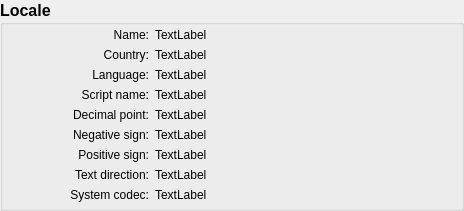
              <widget class="QGroupBox" name="groupBox_3">
               <property name="minimumSize">
                <size>
                 <width>300</width>
                 <height>0</height>
                </size>
               </property>
               <property name="font">
                <font>
                 <pointsize>12</pointsize>
                 <bold>true</bold>
                </font>
               </property>
               <property name="title">
                <string>Locale</string>
               </property>
               <layout class="QVBoxLayout" name="verticalLayout_6">
                <property name="leftMargin">
                 <number>6</number>
                </property>
                <property name="topMargin">
                 <number>3</number>
                </property>
                <property name="rightMargin">
                 <number>6</number>
                </property>
                <property name="bottomMargin">
                 <number>6</number>
                </property>
                <item>
                 <layout class="QGridLayout" name="gridLayout_4">
                  <item row="1" column="0">
                   <widget class="QLabel" name="sysLocaleCountry_label">
                    <property name="minimumSize">
                     <size>
                      <width>140</width>
                      <height>0</height>
                     </size>
                    </property>
                    <property name="font">
                     <font>
                      <pointsize>9</pointsize>
                      <bold>false</bold>
                     </font>
                    </property>
                    <property name="text">
                     <string>Country:</string>
                    </property>
                    <property name="alignment">
                     <set>Qt::AlignRight|Qt::AlignTrailing|Qt::AlignVCenter</set>
                    </property>
                   </widget>
                  </item>
                  <item row="2" column="1">
                   <widget class="QLabel" name="sysLocalLang_value">
                    <property name="sizePolicy">
                     <sizepolicy hsizetype="Expanding" vsizetype="Preferred">
                      <horstretch>0</horstretch>
                      <verstretch>0</verstretch>
                     </sizepolicy>
                    </property>
                    <property name="minimumSize">
                     <size>
                      <width>300</width>
                      <height>0</height>
                     </size>
                    </property>
                    <property name="font">
                     <font>
                      <pointsize>9</pointsize>
                      <bold>false</bold>
                     </font>
                    </property>
                    <property name="text">
                     <string notr="true">TextLabel</string>
                    </property>
                   </widget>
                  </item>
                  <item row="5" column="1">
                   <widget class="QLabel" name="sysLocalNegative_value">
                    <property name="sizePolicy">
                     <sizepolicy hsizetype="Expanding" vsizetype="Preferred">
                      <horstretch>0</horstretch>
                      <verstretch>0</verstretch>
                     </sizepolicy>
                    </property>
                    <property name="minimumSize">
                     <size>
                      <width>300</width>
                      <height>0</height>
                     </size>
                    </property>
                    <property name="font">
                     <font>
                      <pointsize>9</pointsize>
                      <bold>false</bold>
                     </font>
                    </property>
                    <property name="text">
                     <string notr="true">TextLabel</string>
                    </property>
                   </widget>
                  </item>
                  <item row="0" column="1">
                   <widget class="QLabel" name="sysLocale_value">
                    <property name="sizePolicy">
                     <sizepolicy hsizetype="Expanding" vsizetype="Preferred">
                      <horstretch>0</horstretch>
                      <verstretch>0</verstretch>
                     </sizepolicy>
                    </property>
                    <property name="minimumSize">
                     <size>
                      <width>300</width>
                      <height>0</height>
                     </size>
                    </property>
                    <property name="font">
                     <font>
                      <pointsize>9</pointsize>
                      <bold>false</bold>
                     </font>
                    </property>
                    <property name="text">
                     <string notr="true">TextLabel</string>
                    </property>
                   </widget>
                  </item>
                  <item row="6" column="1">
                   <widget class="QLabel" name="sysLocalPositive_value">
                    <property name="sizePolicy">
                     <sizepolicy hsizetype="Expanding" vsizetype="Preferred">
                      <horstretch>0</horstretch>
                      <verstretch>0</verstretch>
                     </sizepolicy>
                    </property>
                    <property name="minimumSize">
                     <size>
                      <width>300</width>
                      <height>0</height>
                     </size>
                    </property>
                    <property name="font">
                     <font>
                      <pointsize>9</pointsize>
                      <bold>false</bold>
                     </font>
                    </property>
                    <property name="text">
                     <string notr="true">TextLabel</string>
                    </property>
                   </widget>
                  </item>
                  <item row="7" column="1">
                   <widget class="QLabel" name="sysLocalDirection_value">
                    <property name="sizePolicy">
                     <sizepolicy hsizetype="Expanding" vsizetype="Preferred">
                      <horstretch>0</horstretch>
                      <verstretch>0</verstretch>
                     </sizepolicy>
                    </property>
                    <property name="minimumSize">
                     <size>
                      <width>300</width>
                      <height>0</height>
                     </size>
                    </property>
                    <property name="font">
                     <font>
                      <pointsize>9</pointsize>
                      <bold>false</bold>
                     </font>
                    </property>
                    <property name="text">
                     <string notr="true">TextLabel</string>
                    </property>
                   </widget>
                  </item>
                  <item row="4" column="0">
                   <widget class="QLabel" name="sysLocalDecimal_label">
                    <property name="minimumSize">
                     <size>
                      <width>140</width>
                      <height>0</height>
                     </size>
                    </property>
                    <property name="font">
                     <font>
                      <pointsize>9</pointsize>
                      <bold>false</bold>
                     </font>
                    </property>
                    <property name="text">
                     <string>Decimal point:</string>
                    </property>
                    <property name="alignment">
                     <set>Qt::AlignRight|Qt::AlignTrailing|Qt::AlignVCenter</set>
                    </property>
                   </widget>
                  </item>
                  <item row="3" column="0">
                   <widget class="QLabel" name="sysLocalScriptName_label">
                    <property name="minimumSize">
                     <size>
                      <width>140</width>
                      <height>0</height>
                     </size>
                    </property>
                    <property name="font">
                     <font>
                      <pointsize>9</pointsize>
                      <bold>false</bold>
                     </font>
                    </property>
                    <property name="text">
                     <string>Script name:</string>
                    </property>
                    <property name="alignment">
                     <set>Qt::AlignRight|Qt::AlignTrailing|Qt::AlignVCenter</set>
                    </property>
                   </widget>
                  </item>
                  <item row="8" column="0">
                   <widget class="QLabel" name="sysCodec_label">
                    <property name="minimumSize">
                     <size>
                      <width>140</width>
                      <height>0</height>
                     </size>
                    </property>
                    <property name="font">
                     <font>
                      <pointsize>9</pointsize>
                      <bold>false</bold>
                     </font>
                    </property>
                    <property name="text">
                     <string>System codec:</string>
                    </property>
                    <property name="alignment">
                     <set>Qt::AlignRight|Qt::AlignTrailing|Qt::AlignVCenter</set>
                    </property>
                   </widget>
                  </item>
                  <item row="1" column="1">
                   <widget class="QLabel" name="sysLocaleCountry_value">
                    <property name="sizePolicy">
                     <sizepolicy hsizetype="Expanding" vsizetype="Preferred">
                      <horstretch>0</horstretch>
                      <verstretch>0</verstretch>
                     </sizepolicy>
                    </property>
                    <property name="minimumSize">
                     <size>
                      <width>300</width>
                      <height>0</height>
                     </size>
                    </property>
                    <property name="font">
                     <font>
                      <pointsize>9</pointsize>
                      <bold>false</bold>
                     </font>
                    </property>
                    <property name="text">
                     <string notr="true">TextLabel</string>
                    </property>
                   </widget>
                  </item>
                  <item row="2" column="0">
                   <widget class="QLabel" name="sysLocalLang_label">
                    <property name="minimumSize">
                     <size>
                      <width>140</width>
                      <height>0</height>
                     </size>
                    </property>
                    <property name="font">
                     <font>
                      <pointsize>9</pointsize>
                      <bold>false</bold>
                     </font>
                    </property>
                    <property name="text">
                     <string>Language:</string>
                    </property>
                    <property name="alignment">
                     <set>Qt::AlignRight|Qt::AlignTrailing|Qt::AlignVCenter</set>
                    </property>
                   </widget>
                  </item>
                  <item row="7" column="0">
                   <widget class="QLabel" name="sysLocalDirection_label">
                    <property name="minimumSize">
                     <size>
                      <width>140</width>
                      <height>0</height>
                     </size>
                    </property>
                    <property name="font">
                     <font>
                      <pointsize>9</pointsize>
                      <bold>false</bold>
                     </font>
                    </property>
                    <property name="text">
                     <string>Text direction:</string>
                    </property>
                    <property name="alignment">
                     <set>Qt::AlignRight|Qt::AlignTrailing|Qt::AlignVCenter</set>
                    </property>
                   </widget>
                  </item>
                  <item row="0" column="0">
                   <widget class="QLabel" name="sysLocale_label">
                    <property name="minimumSize">
                     <size>
                      <width>140</width>
                      <height>0</height>
                     </size>
                    </property>
                    <property name="font">
                     <font>
                      <pointsize>9</pointsize>
                      <bold>false</bold>
                     </font>
                    </property>
                    <property name="text">
                     <string>Name:</string>
                    </property>
                    <property name="alignment">
                     <set>Qt::AlignRight|Qt::AlignTrailing|Qt::AlignVCenter</set>
                    </property>
                   </widget>
                  </item>
                  <item row="8" column="1">
                   <widget class="QLabel" name="sysCodec_value">
                    <property name="sizePolicy">
                     <sizepolicy hsizetype="Expanding" vsizetype="Preferred">
                      <horstretch>0</horstretch>
                      <verstretch>0</verstretch>
                     </sizepolicy>
                    </property>
                    <property name="minimumSize">
                     <size>
                      <width>300</width>
                      <height>0</height>
                     </size>
                    </property>
                    <property name="font">
                     <font>
                      <pointsize>9</pointsize>
                      <bold>false</bold>
                     </font>
                    </property>
                    <property name="text">
                     <string notr="true">TextLabel</string>
                    </property>
                   </widget>
                  </item>
                  <item row="3" column="1">
                   <widget class="QLabel" name="sysLocalScriptName_vale">
                    <property name="sizePolicy">
                     <sizepolicy hsizetype="Expanding" vsizetype="Preferred">
                      <horstretch>0</horstretch>
                      <verstretch>0</verstretch>
                     </sizepolicy>
                    </property>
                    <property name="minimumSize">
                     <size>
                      <width>300</width>
                      <height>0</height>
                     </size>
                    </property>
                    <property name="font">
                     <font>
                      <pointsize>9</pointsize>
                      <bold>false</bold>
                     </font>
                    </property>
                    <property name="text">
                     <string notr="true">TextLabel</string>
                    </property>
                   </widget>
                  </item>
                  <item row="4" column="1">
                   <widget class="QLabel" name="sysLocalDecimal_value">
                    <property name="sizePolicy">
                     <sizepolicy hsizetype="Expanding" vsizetype="Preferred">
                      <horstretch>0</horstretch>
                      <verstretch>0</verstretch>
                     </sizepolicy>
                    </property>
                    <property name="minimumSize">
                     <size>
                      <width>300</width>
                      <height>0</height>
                     </size>
                    </property>
                    <property name="font">
                     <font>
                      <pointsize>9</pointsize>
                      <bold>false</bold>
                     </font>
                    </property>
                    <property name="text">
                     <string notr="true">TextLabel</string>
                    </property>
                   </widget>
                  </item>
                  <item row="6" column="0">
                   <widget class="QLabel" name="sysLocalPositive_label">
                    <property name="minimumSize">
                     <size>
                      <width>140</width>
                      <height>0</height>
                     </size>
                    </property>
                    <property name="font">
                     <font>
                      <pointsize>9</pointsize>
                      <bold>false</bold>
                     </font>
                    </property>
                    <property name="text">
                     <string>Positive sign:</string>
                    </property>
                    <property name="alignment">
                     <set>Qt::AlignRight|Qt::AlignTrailing|Qt::AlignVCenter</set>
                    </property>
                   </widget>
                  </item>
                  <item row="5" column="0">
                   <widget class="QLabel" name="sysLocalNegative_label">
                    <property name="minimumSize">
                     <size>
                      <width>140</width>
                      <height>0</height>
                     </size>
                    </property>
                    <property name="font">
                     <font>
                      <pointsize>9</pointsize>
                      <bold>false</bold>
                     </font>
                    </property>
                    <property name="text">
                     <string>Negative sign:</string>
                    </property>
                    <property name="alignment">
                     <set>Qt::AlignRight|Qt::AlignTrailing|Qt::AlignVCenter</set>
                    </property>
                   </widget>
                  </item>
                 </layout>
                </item>
               </layout>
              </widget>
